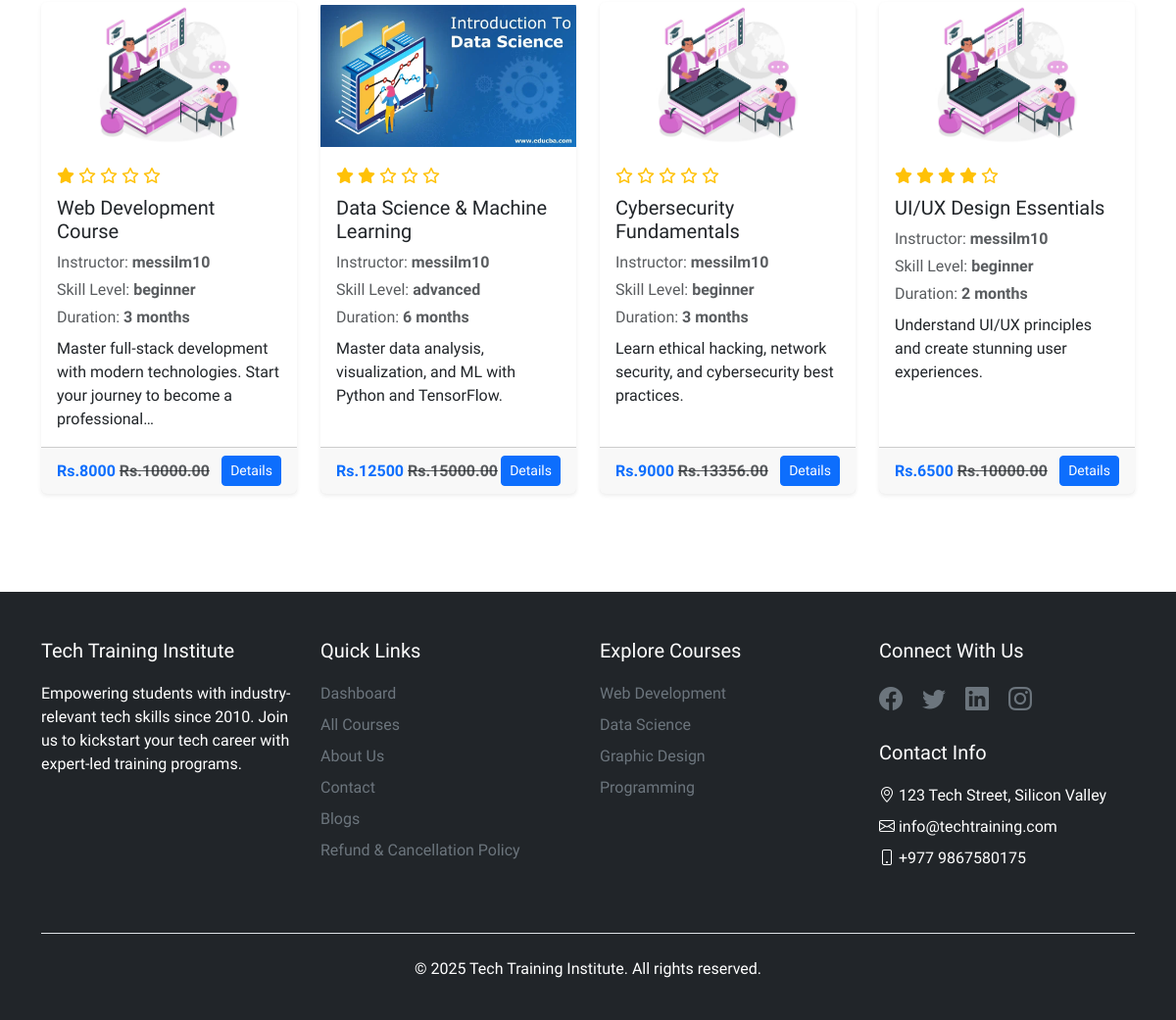
/courses (lower part), run on an earlier commit of the app's database.
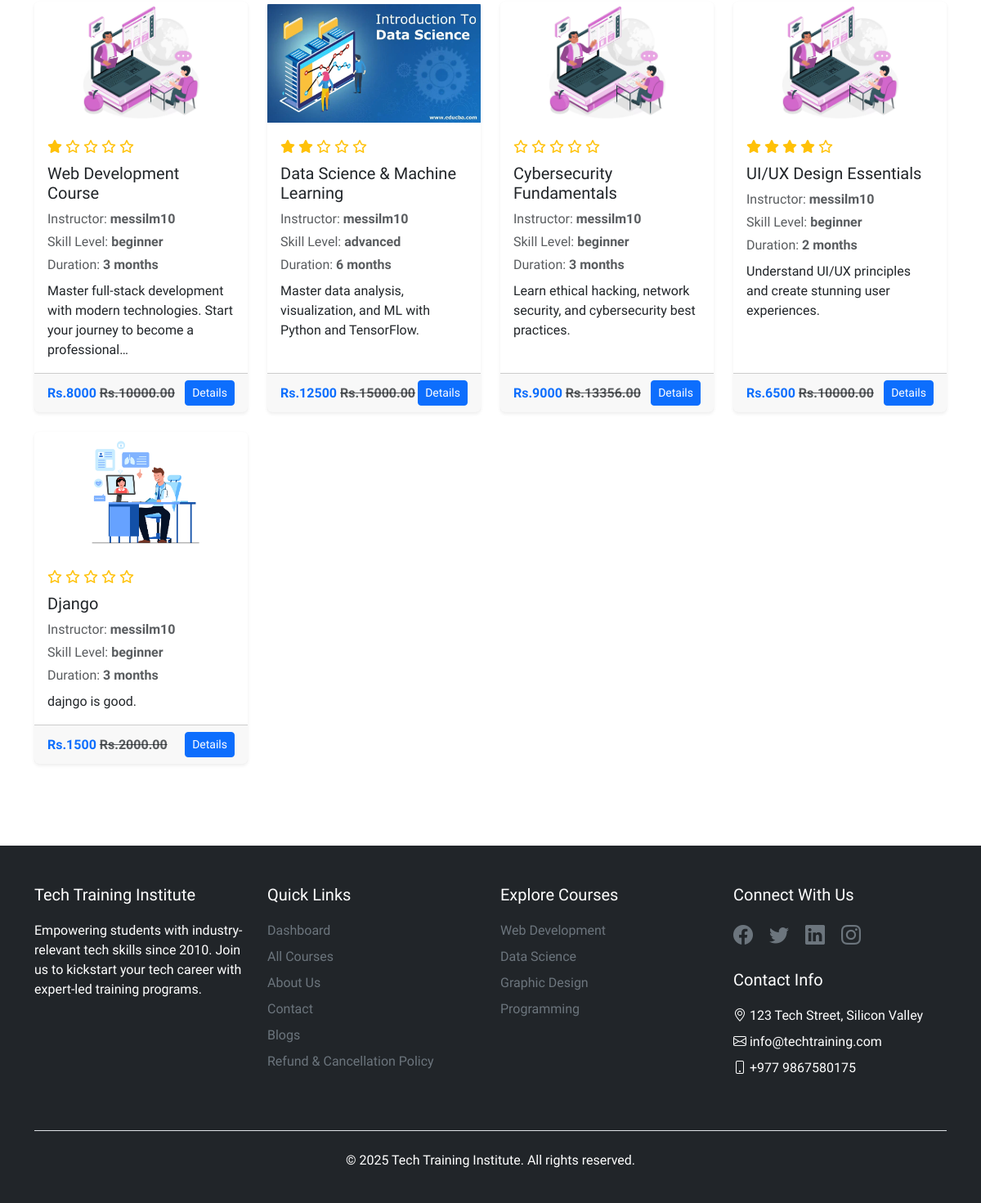
And on a later commit of the database.
### main_page_app/models.py (models this page shows, shortened)
class Courses(models.Model):
    CATEGORY_CHOICES = [
        ("programming", "Programming"),
        ("web development", "Web Development"),
        ("data science & analytics", "Data Science & Analytics"),
        ("graphic designing", "Graphic Designing"),
    ]
    SKILL_LEVEL = [
        ("beginner", "Beginner"),
        ("intermediate", "Intermediate"),
        ("advanced", "Advanced"),
    ]
    title = models.CharField(max_length=200)
    category = models.CharField(max_length=100, choices=CATEGORY_CHOICES)
    skill_level = models.CharField(max_length=100, choices=SKILL_LEVEL)
    description = models.TextField()
    syllabus = models.TextField(null=True)
    course_material = models.FileField(
        upload_to="course_materials/", blank=True, null=True
    )
    image = models.ImageField(upload_to="images/courses/", blank=True, null=True)
    price = models.DecimalField(max_digits=10, decimal_places=2)
    discount = models.PositiveIntegerField(default=0)
    instructor = models.ForeignKey(
        CustomUser,
        on_delete=models.CASCADE,
        limit_choices_to={"user_type": "instructor"},
        null=True,
    )
    duration = models.CharField(
        max_length=50, help_text="in months"
    )  # duration like 3 months
    enrollment_deadline = models.DateField()
    prerequisites = models.TextField(
        blank=True, null=True
    )  # (e.g., "Basic understanding of programming").
    special_offers = models.ManyToManyField(SpecialOffers, blank=True)
    course_rating = models.DecimalField(max_digits=3, decimal_places=2, default=0.0)
    is_new = models.BooleanField(default=True)
    is_active = models.BooleanField(default=True)
    created_at = models.DateTimeField(auto_now_add=True)
    updated_at = models.DateTimeField(auto_now=True)

class CustomUser(AbstractUser):
    USER_TYPE = (
        ("student", "Student"),
        ("instructor", "Instructor"),
    )
    user_type = models.CharField(max_length=100, choices=USER_TYPE, default="student")
    user_profile_image = models.ImageField(upload_to="images/profile_images/")
    phone = models.CharField(max_length=15, blank=True, null=True)
    address = models.TextField(blank=True, null=True)
    bio = models.TextField(blank=True, null=True)
    def __str__(self):
        return self.username

### main_page_app/views.py (the view)
# urls.py: path("courses", courses, name="courses"),
def courses(request):
    courses = Courses.objects.filter(is_active=True)
    skill_level = request.GET.get("skill_level")
    duration = request.GET.get("duration")
    price = request.GET.get("price")
    if skill_level:
        courses = courses.filter(skill_level__iexact=skill_level)
    if duration:
        courses = courses.filter(duration__lte=duration)
    if price:
        courses = courses.filter(price__lte=price)
    context = {
        "courses": courses,
        "date": datetime.now().year,
        "selected_skill_level": skill_level,
        "selected_duration": duration,
        "selected_price": price,
    }
    return render(request, "mainpage_html/courses.html", context)

### main_page_app/templates/mainpage_html/courses.html (shortened to what this page needs)
{% extends 'base.html' %}
{% block content %}
{% load static %}
<div class="container my-5">
  <div class="row row-cols-1 row-cols-md-2 row-cols-lg-4 g-4" data-aos="fade-down" data-aos-duration="1000">
    {% for course in courses %}
    <div class="col">
      <div class="card h-100 shadow-sm border-0 hover-scale">
        <img src="{% if course.image %}{{ course.image.url }}{% else %}{% static 'images/default.png' %}{% endif %}"
             class="card-img-top img-fluid"
             alt="Course Image"
             style="height: 150px; object-fit: contain;">
        <div class="card-body">
          <div class="mb-2">
            <div class="d-flex align-items-center">
              <span class="text-warning">
                {% for _ in "12345" %}
                  {% if forloop.counter <= course.course_rating %}
                    <i class="fas fa-star"></i>
                  {% else %}
                    <i class="far fa-star"></i>
                  {% endif %}
                {% endfor %}
              </span>
            </div>
          </div>
          <h5 class="card-title">{{ course.title }}</h5>
          <p class="text-muted mb-1">Instructor: <span class="fw-bold">{{ course.instructor }}</span></p>
          <p class="text-muted mb-1">Skill Level: <span class="fw-bold">{{ course.skill_level }}</span></p>
          <p class="text-muted mb-2">Duration: <span class="fw-bold">{{ course.duration }} months</span></p>
          <p class="card-text">{{ course.description|truncatechars:100 }}</p>
        </div>
        <div class="card-footer d-flex justify-content-between align-items-center">
          <span class="text-primary fw-bold">
            Rs.{{ course.discount }}
            <del class="text-muted">Rs.{{ course.price }}</del>
          </span>
          <a href="{% url 'course_one' course.id %}"><button class="btn btn-primary btn-sm">Details</button></a>
        </div>
      </div>
    </div>
    {% endfor %}
  </div>
</div>
{% endblock %}

What changed in the data, as far as the page shows it:
added Courses: image (picture), course_rating 0 (drawn), title "Django", instructor "messilm10", skill_level "beginner", duration "3", description "dajngo is good.", discount "1500", price "2000.00"
